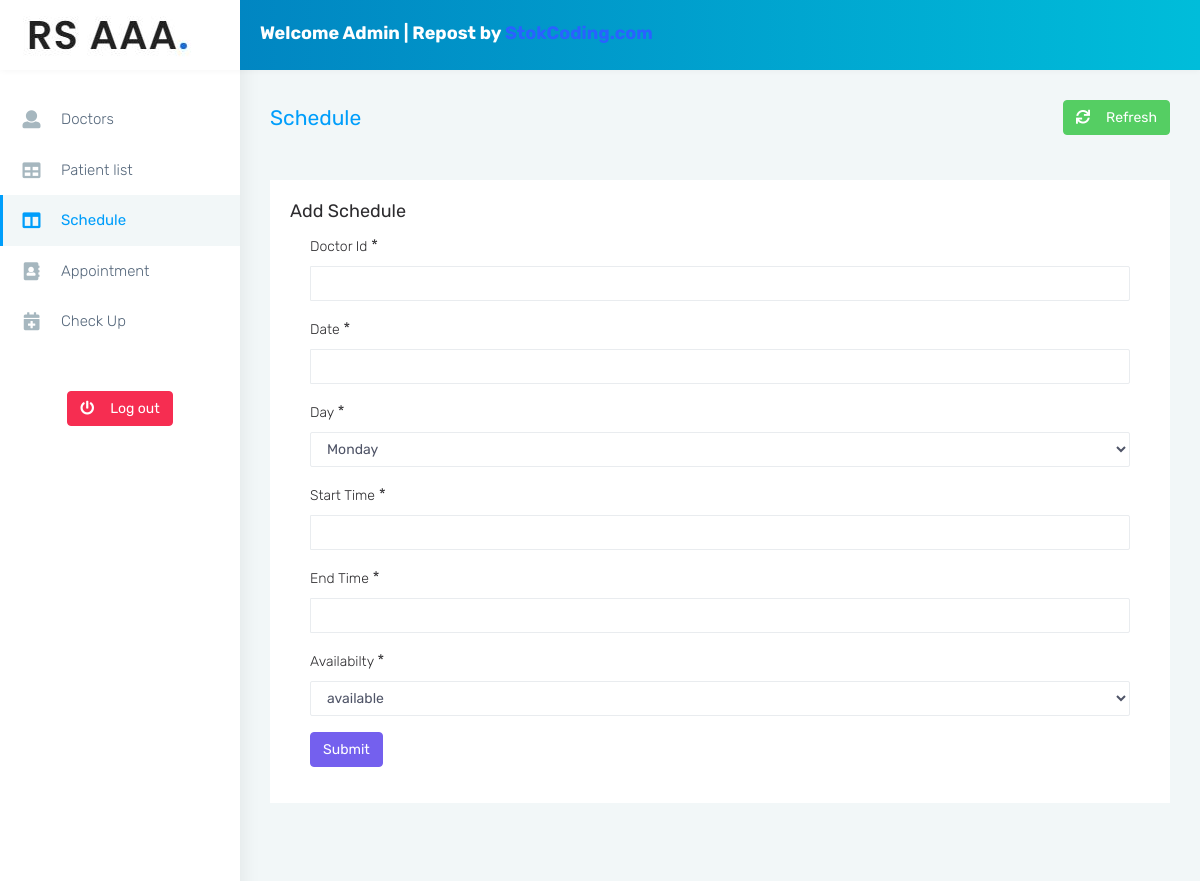
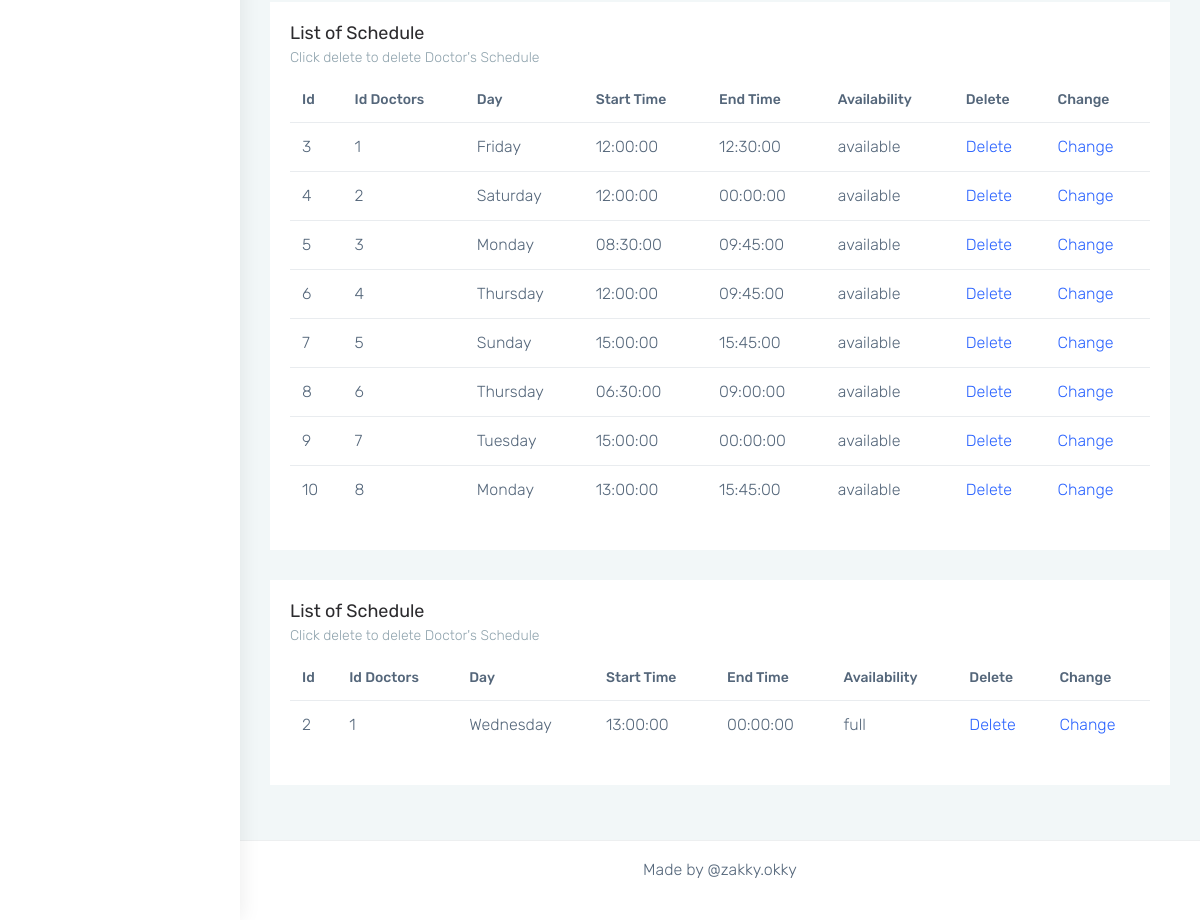
The app's page /rumahSakit/admin/monster-html/pages-blank.php with its own data (2 pictures, top to bottom).
### tables this page shows
CREATE TABLE `schedule` (
  `idSchedule` int(11) NOT NULL,
  `idDoctors` int(11) NOT NULL,
  `dateSchedule` date NOT NULL,
  `daySchedule` varchar(10) NOT NULL,
  `starttime` time NOT NULL,
  `endtime` time NOT NULL,
  `avail` varchar(10) NOT NULL
);

### rumahSakit/admin/monster-html/pages-blank.php (the view, shortened to what the rows shown need)
<?php
require_once '../../includes/dbh.inc.php';
?>
<!DOCTYPE html>
<html dir="ltr" lang="en">
<head>
    <link href="css/style.min.css" rel="stylesheet">
    <link href="css/time/bootstrap-clockpicker.css" rel="stylesheet">
</head>
<body>
    <div id="main-wrapper" data-layout="vertical" data-navbarbg="skin5" data-sidebartype="full" data-sidebar-position="absolute" data-header-position="absolute" data-boxed-layout="full">
        <div class="page-wrapper">
            <div class="container-fluid">
                <div class="row">
                    <div class="col-sm-12">
                        <div class="card">
                            <div class="card-body">
                                <div class="table-responsive">
                                    <table class="table user-table no-wrap">
                                        <thead>
                                            <tr>
                                                <th class="border-top-0">Id</th>
                                                <th class="border-top-0">Id Doctors</th>
                                                <th class="border-top-0">Day</th>
                                                <th class="border-top-0">Start Time</th>
                                                <th class="border-top-0">End Time</th>
                                                <th class="border-top-0">Availability</th>
                                                <th class="border-top-0">Delete</th>
                                                <th class="border-top-0">Change</th>
                                            </tr>
                                        </thead>
                                        <tbody>
                                            <?php
                                            $sql = "SELECT * FROM schedule WHERE avail='available';";
                                            $result = mysqli_query($conn, $sql);
                                            $check = mysqli_num_rows($result);
                                            if ($check > 0) {
                                                while ($rows = mysqli_fetch_assoc($result)) {
                                                    echo "<tr>";
                                                    echo "<td>" . $rows['idSchedule'] . "</td>";
                                                    echo "<td>" . $rows['idDoctors'] . "</td>";
                                                    echo "<td>" . $rows['daySchedule'] . "</td>";
                                                    echo "<td>" . $rows['starttime'] . "</td>";
                                                    echo "<td>" . $rows['endtime'] . "</td>";
                                                    echo "<td>" . $rows['avail'] . "</td>";
                                                    echo "<td><a href='../../includes/delete-schedule.inc.php?id=$rows[idSchedule]'>Delete</a></td>";
                                                    echo "<td><a href='../../includes/change-schedule.inc.php?id=$rows[idSchedule]'>Change</a></td>";
                                                    echo "</tr>";
                                                }
                                            }
                                            ?>
                                        </tbody>
                                    </table>
                                </div>
                            </div>
                        </div>
                    </div>
                </div>
                <div class="row">
                    <div class="col-sm-12">
                        <div class="card">
                            <div class="card-body">
                                <div class="table-responsive">
                                    <table class="table user-table no-wrap">
                                        <thead>
                                            <tr>
                                                <th class="border-top-0">Id</th>
                                                <th class="border-top-0">Id Doctors</th>
                                                <th class="border-top-0">Day</th>
                                                <th class="border-top-0">Start Time</th>
                                                <th class="border-top-0">End Time</th>
                                                <th class="border-top-0">Availability</th>
                                                <th class="border-top-0">Delete</th>
                                                <th class="border-top-0">Change</th>
                                            </tr>
                                        </thead>
                                        <tbody>
                                            <?php
                                            $sql = "SELECT * FROM schedule WHERE avail='full';";
                                            $result = mysqli_query($conn, $sql);
                                            $check = mysqli_num_rows($result);
                                            if ($check > 0) {
                                                while ($rows = mysqli_fetch_assoc($result)) {
                                                    echo "<tr>";
                                                    echo "<td>" . $rows['idSchedule'] . "</td>";
                                                    echo "<td>" . $rows['idDoctors'] . "</td>";
                                                    echo "<td>" . $rows['daySchedule'] . "</td>";
                                                    echo "<td>" . $rows['starttime'] . "</td>";
                                                    echo "<td>" . $rows['endtime'] . "</td>";
                                                    echo "<td>" . $rows['avail'] . "</td>";
                                                    echo "<td><a href='../../includes/delete-schedule.inc.php?id=$rows[idSchedule]'>Delete</a></td>";
                                                    echo "<td><a href='../../includes/change-schedule-done.inc.php?id=$rows[idSchedule]'>Change</a></td>";
                                                    echo "</tr>";
                                                }
                                            }
                                            ?>
                                        </tbody>
                                    </table>
                                </div>
                            </div>
                        </div>
                    </div>
                </div>
            </div>
        </div>
    </div>
    <link rel="stylesheet" href="https://cdnjs.cloudflare.com/ajax/libs/bootstrap-datepicker/1.4.1/css/bootstrap-datepicker3.css" />
</body>
</html>

### records on screen
schedule: idSchedule "3", idDoctors "1", daySchedule "Friday", starttime "12:00:00", endtime "12:30:00", avail "available"
schedule: idSchedule "4", idDoctors "2", daySchedule "Saturday", starttime "12:00:00", endtime "00:00:00", avail "available"
schedule: idSchedule "5", idDoctors "3", daySchedule "Monday", starttime "08:30:00", endtime "09:45:00", avail "available"
schedule: idSchedule "6", idDoctors "4", daySchedule "Thursday", starttime "12:00:00", endtime "09:45:00", avail "available"
schedule: idSchedule "7", idDoctors "5", daySchedule "Sunday", starttime "15:00:00", endtime "15:45:00", avail "available"
schedule: idSchedule "8", idDoctors "6", daySchedule "Thursday", starttime "06:30:00", endtime "09:00:00", avail "available"
schedule: idSchedule "9", idDoctors "7", daySchedule "Tuesday", starttime "15:00:00", endtime "00:00:00", avail "available"
schedule: idSchedule "10", idDoctors "8", daySchedule "Monday", starttime "13:00:00", endtime "15:45:00", avail "available"
schedule: idSchedule "2", idDoctors "1", daySchedule "Wednesday", starttime "13:00:00", endtime "00:00:00", avail "full"
